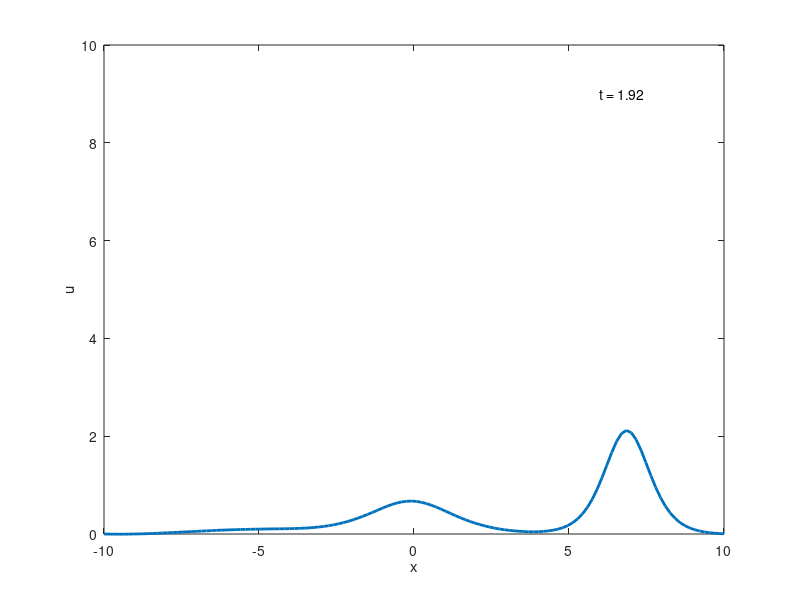
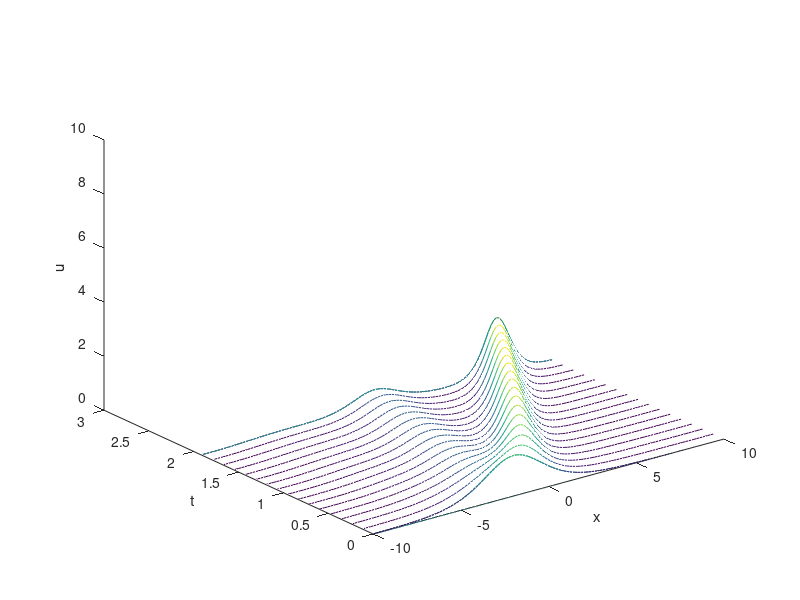

Recreate these plots in MATLAB, in order.
%Yoshida 4
%Kdv Dos_solitones

clear all
clc
set(gca,'FontSize',8)
set(gca,'LineWidth',2)

N = 128;
x = linspace(-10,10,N);
delta_x = x(2) - x(1);
delta_k = 2*pi/(N*delta_x);

k = [0:delta_k:(N/2-1)*delta_k,0,-(N/2-1)*delta_k:delta_k:-delta_k];
c_1=13;
c_2 =3;

#los coeficientes de Yoshida
#https://www.asc.tuwien.ac.at/~winfried/splitting/index.php?rc=0&ab=y-44-ab&name=Y%204-4
w1 = 1/(2-2^(1/3));
w0 = 1-2*w1;


u = 1/2*c_1*(sech(sqrt(c_1)*(x/64+8)/2)).^2 + 1/2*c_2*(sech(sqrt(c_2)*(x/2+1)/2)).^2;

#u = ;

delta_t = 0.4/N^2;
t=0;
plot(x,u,'LineWidth',2)
axis([-10 10 0 10])
xlabel('x')
ylabel('u')
text(6,9,['t = ',num2str(t,'%1.2f')],'FontSize',14)
drawnow

tmax = 3; nplt = floor((tmax/100)/delta_t); nmax = round(tmax/delta_t);
udata = u'; tdata = 0;
U = fft(u);

for n = 1:nmax-40000
    t = n*delta_t;
    
    % lineal
    U = U.*exp(1i*k.^3*delta_t*w1/2);
    
    % no lineal
    
    U = U  - (3i*k*delta_t*w1).*fft((real(ifft(U))).^2);
    
    % lineal
    U = U.*exp(1i*k.^3*delta_t*(w1+w0)/2);
    
    % no lineal
    
    U = U  - (3i*k*delta_t*w0).*fft((real(ifft(U))).^2);
    
    % lineal
    U = U.*exp(1i*k.^3*delta_t*(w1+w0)/2);
    
    % no lineal
    
    U = U  - (3i*k*delta_t*w1).*fft((real(ifft(U))).^2);
    
    % lineal
    U = U.*exp(1i*k.^3*delta_t*w1/2);
    
    % no lineal
    
    #U = U  - (3i*k*delta_t*w1/2).*fft((real(ifft(U))).^2);
    
    
    if mod(n,nplt) == 0
        u = real(ifft(U));
        udata = [udata u']; tdata = [tdata t];
        if mod(n,4*nplt) == 0
            plot(x,u,'LineWidth',2)
            axis([-10 10 0 10])
            xlabel('x')
            ylabel('u')
            text(6,9,['t = ',num2str(t,'%1.2f')],'FontSize',10)
            drawnow
        end
    end
end

figure

waterfall(x,tdata(1:4:end),udata(:,1:4:end)')
xlabel x, ylabel t, axis([-10 10 0 tmax 0 10]), grid off
zlabel u
